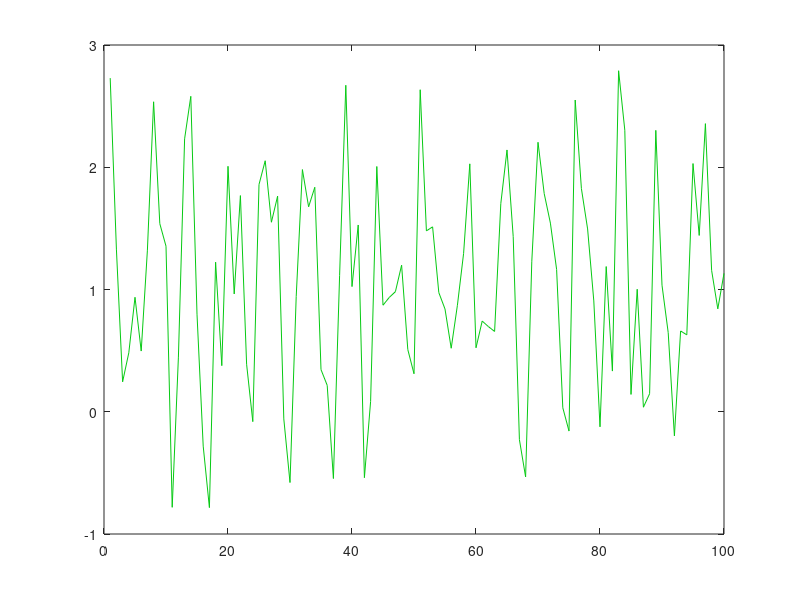
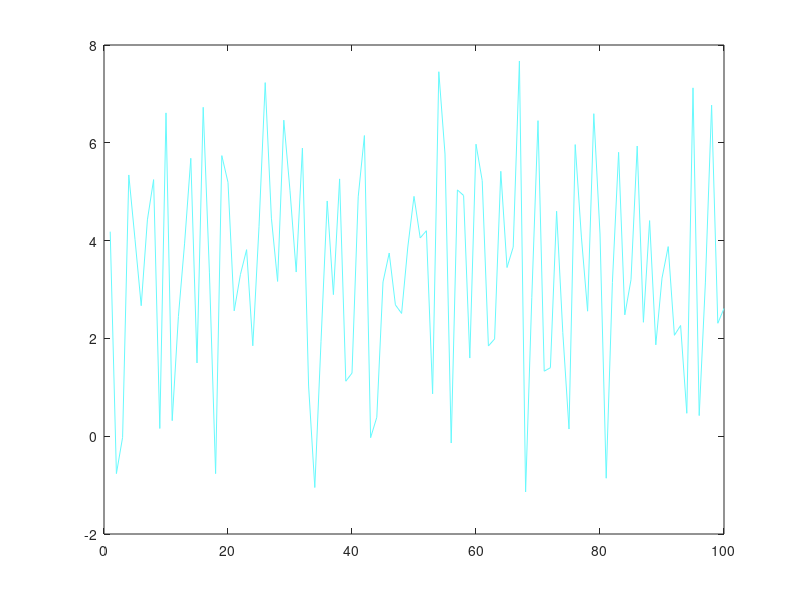
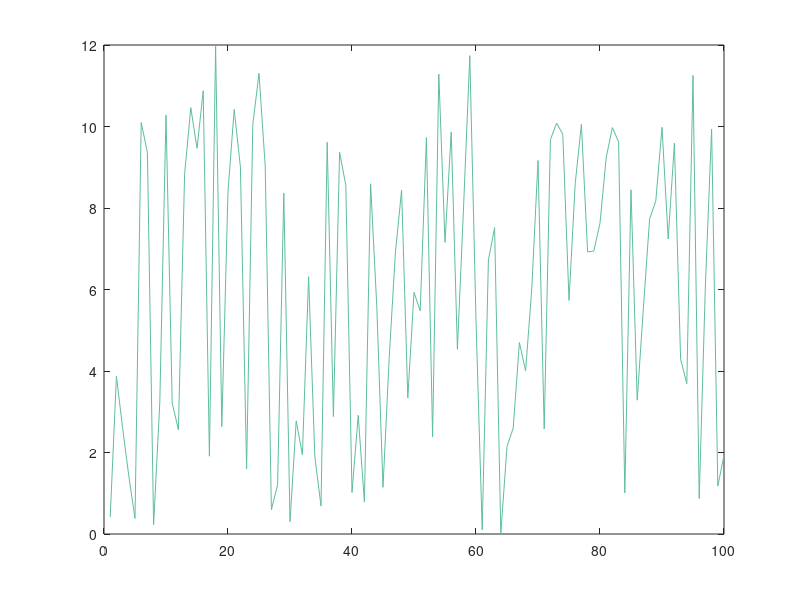
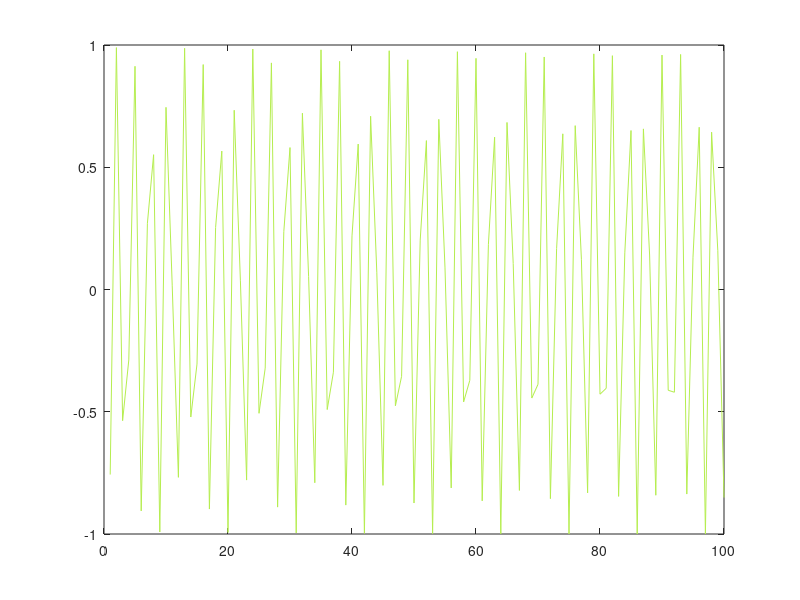

Reproduce these figures in MATLAB, in order. (Note: this script raises an error after producing the figures.)
% Create 35 figures with random data plots
N = 35;
for i = 1:35
figure;
plot(mod(i+1,5)*rand(1,100)*i + mod(i,3)*sin((1:100)*i),'Color',[rand(1,3)]);
end
%%
fprintf('TileFigures; :\n');
TileFigures;

fprintf('press any key to continue...\n');
pause;
%%
fprintf('TileFigures(1:16,2,2); :\n');
TileFigures(1:16,2,2,[],0.2);

fprintf('press any key to continue...\n');
pause;
%%
if size(getMonitors(),1) > 1
    fprintf('SpreadFigures; :\n');
    SpreadFigures;    
    fprintf('press any key to continue...\n');
    pause;
else
    fprintf('SpreadFigures is ment for a multiple-screens setup, for spreading figures across screens.\n');
    fprintf('For a single-screen setup, use TileFigures.\n');
end
%%
%%
fprintf('SpreadFigures; :\n');
SpreadFigures;
fprintf('press any key to continue...\n');
pause;

